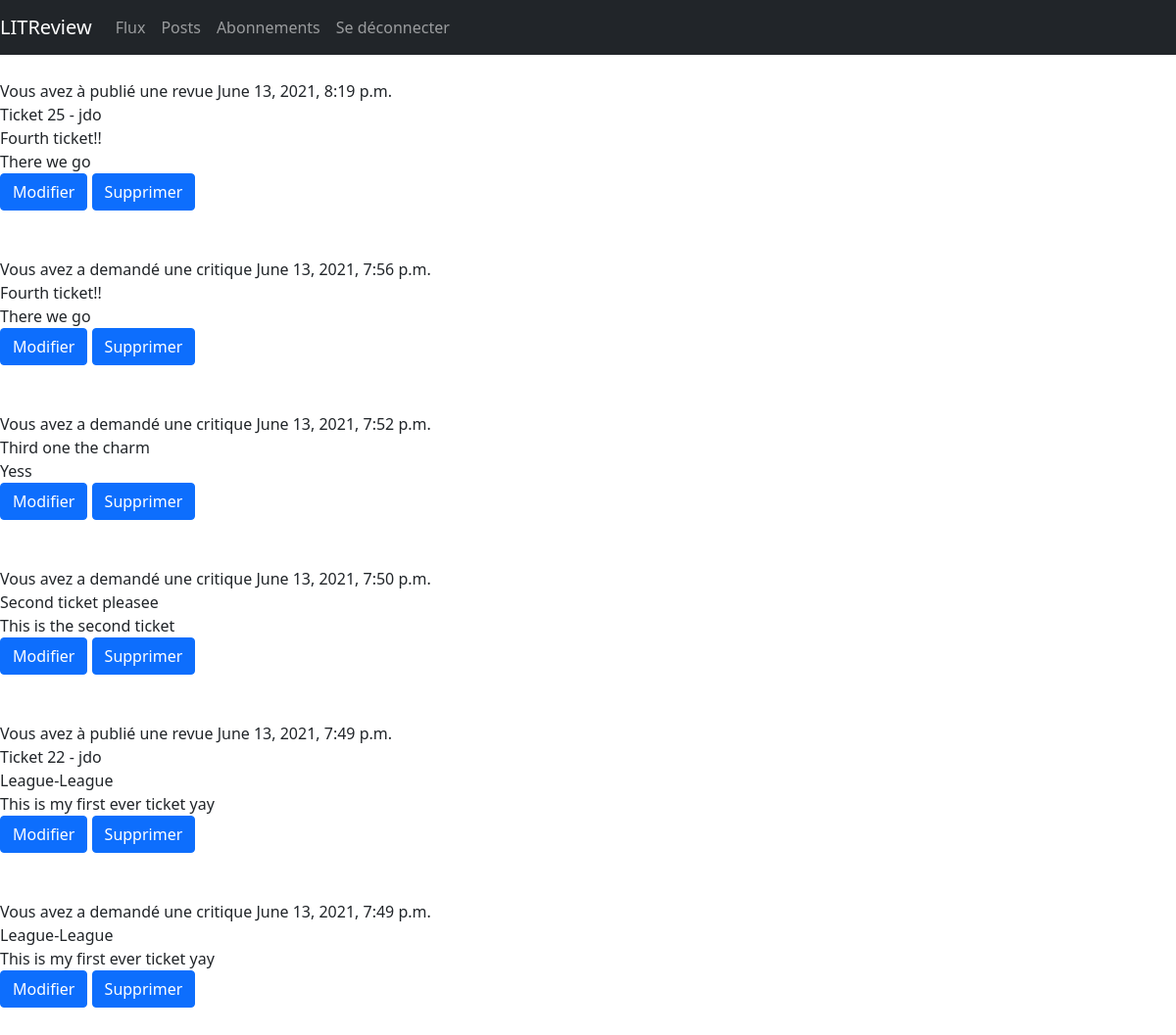
The page /posts (signed in) on the database as committed earlier.
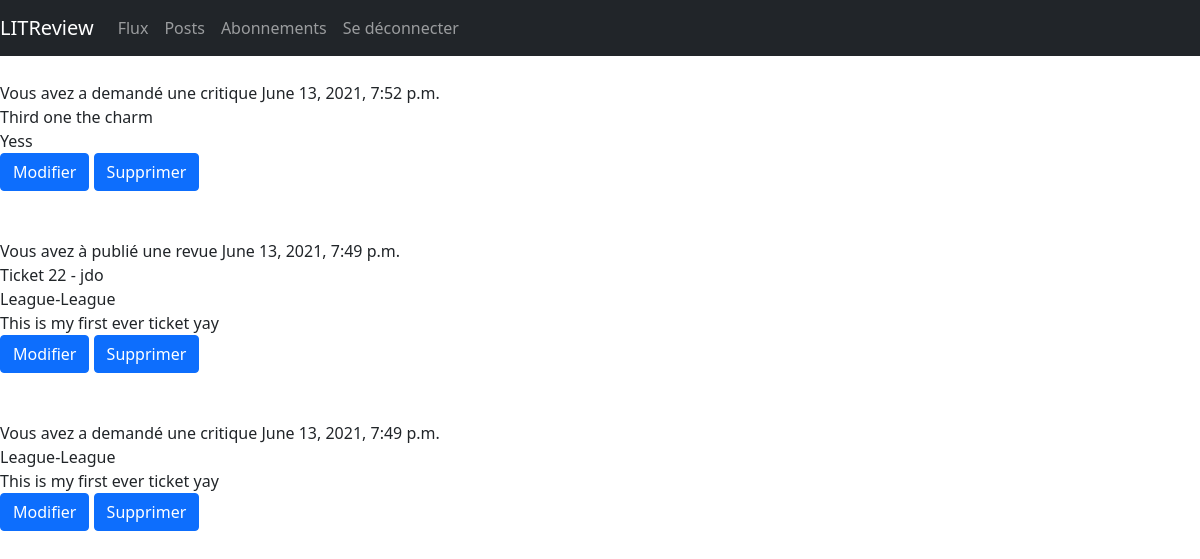
The same page on the database as committed later.
### p9books/models.py (models this page shows)
class Review(models.Model):
    ticket = models.ForeignKey(to=Ticket, on_delete=models.CASCADE)
    rating = models.PositiveSmallIntegerField(
        validators=[MinValueValidator(0), MaxValueValidator(5)])
    headline = models.CharField(max_length=128)
    body = models.CharField(max_length=8192, blank=True)
    user = models.ForeignKey(
        to=settings.AUTH_USER_MODEL, on_delete=models.CASCADE)
    time_created = models.DateTimeField(auto_now_add=True)

class Ticket(models.Model):
    title = models.CharField(max_length=128)
    description = models.TextField(max_length=2048, blank=True)
    user = models.ForeignKey(to=settings.AUTH_USER_MODEL,
                             on_delete=models.CASCADE)
    image = models.ImageField(null=True, blank=True)
    time_created = models.DateTimeField(auto_now_add=True)

### p9books/views.py (the view)
# urls.py: path('posts', views.posts, name="posts"),
@login_required(login_url='login')
def posts(request):
    user = request.user
    tickets = Ticket.objects.filter(user=user.id)
    reviews = Review.objects.filter(user=user.id)
    combined = sorted(chain(tickets, reviews),
                      key=lambda instance: instance.time_created,
                      reverse=True)
    return render(request, 'posts.html', context={'objects': combined})

### p9books/templates/posts.html
{% extends "base.html" %}
{% block content %}
<div>
    {% for obj in objects %}
        {% if obj.title %}
            <span>
                Vous avez a demandé une critique {{obj.time_created}}<br>
                {{obj.title}}<br>
                {{obj.description}}<br>
                <a href="{% url 'edit-ticket' obj.id %}" class="btn btn-primary">Modifier</a>
                <a href="{% url 'delete-ticket' obj.id %}" class="btn btn-primary">Supprimer</a>
            </span><br><br><br>
        {% else %}
            <span>
                Vous avez à publié une revue {{obj.time_created}}<br>
                Ticket {{obj.ticket.id}} - {{obj.ticket.user}}<br>
                {{obj.ticket.title}}<br>
                {{obj.ticket.description}}<br>
                <a href="{% url 'edit-review' obj.id %}" class="btn btn-primary">Modifier</a>
                <a href="{% url 'delete-review' obj.id %}" class="btn btn-primary">Supprimer</a>
            </span><br><br><br>
        {% endif %}
    {% endfor %}
</div>
{% endblock %}

Rows that differ between the two databases and show on the page:
removed Review: time_created "June 13, 2021, 8:19 p.m.", ticket.id "25", ticket.user "jdo", ticket "Fourth ticket!!", ticket.description "There we go"
removed Ticket: time_created "June 13, 2021, 7:56 p.m.", title "Fourth ticket!!", description "There we go"
removed Ticket: time_created "June 13, 2021, 7:50 p.m.", title "Second ticket pleasee", description "This is the second ticket"
